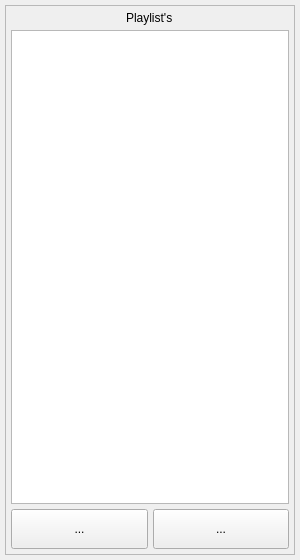
<?xml version="1.0" encoding="UTF-8"?>
<ui version="4.0">
 <class>Playlist_qw</class>
 <widget class="QWidget" name="Playlist_qw">
  <property name="windowModality">
   <enum>Qt::WindowModality::NonModal</enum>
  </property>
  <property name="geometry">
   <rect>
    <x>0</x>
    <y>0</y>
    <width>300</width>
    <height>560</height>
   </rect>
  </property>
  <property name="windowTitle">
   <string>Playlist's</string>
  </property>
  <layout class="QHBoxLayout" name="horizontalLayout">
   <property name="spacing">
    <number>5</number>
   </property>
   <property name="leftMargin">
    <number>5</number>
   </property>
   <property name="topMargin">
    <number>5</number>
   </property>
   <property name="rightMargin">
    <number>5</number>
   </property>
   <property name="bottomMargin">
    <number>5</number>
   </property>
   <item>
    <widget class="QFrame" name="PL_list_Frame">
     <property name="frameShape">
      <enum>QFrame::Shape::StyledPanel</enum>
     </property>
     <property name="frameShadow">
      <enum>QFrame::Shadow::Raised</enum>
     </property>
     <layout class="QVBoxLayout" name="verticalLayout">
      <property name="spacing">
       <number>5</number>
      </property>
      <property name="leftMargin">
       <number>5</number>
      </property>
      <property name="topMargin">
       <number>5</number>
      </property>
      <property name="rightMargin">
       <number>5</number>
      </property>
      <property name="bottomMargin">
       <number>5</number>
      </property>
      <item alignment="Qt::AlignmentFlag::AlignHCenter|Qt::AlignmentFlag::AlignVCenter">
       <widget class="QLabel" name="PL_name_lable">
        <property name="text">
         <string>Playlist's</string>
        </property>
       </widget>
      </item>
      <item>
       <widget class="QListWidget" name="PL_listW"/>
      </item>
      <item>
       <layout class="QHBoxLayout" name="Butt_layout">
        <property name="spacing">
         <number>5</number>
        </property>
        <item>
         <widget class="QToolButton" name="back_PL_qBt">
          <property name="sizePolicy">
           <sizepolicy hsizetype="Preferred" vsizetype="Preferred">
            <horstretch>0</horstretch>
            <verstretch>0</verstretch>
           </sizepolicy>
          </property>
          <property name="minimumSize">
           <size>
            <width>0</width>
            <height>40</height>
           </size>
          </property>
          <property name="text">
           <string>...</string>
          </property>
         </widget>
        </item>
        <item>
         <widget class="QToolButton" name="select_PL_qBt">
          <property name="sizePolicy">
           <sizepolicy hsizetype="Preferred" vsizetype="Preferred">
            <horstretch>0</horstretch>
            <verstretch>0</verstretch>
           </sizepolicy>
          </property>
          <property name="minimumSize">
           <size>
            <width>0</width>
            <height>40</height>
           </size>
          </property>
          <property name="text">
           <string>...</string>
          </property>
         </widget>
        </item>
       </layout>
      </item>
     </layout>
    </widget>
   </item>
  </layout>
 </widget>
 <resources/>
 <connections/>
</ui>
